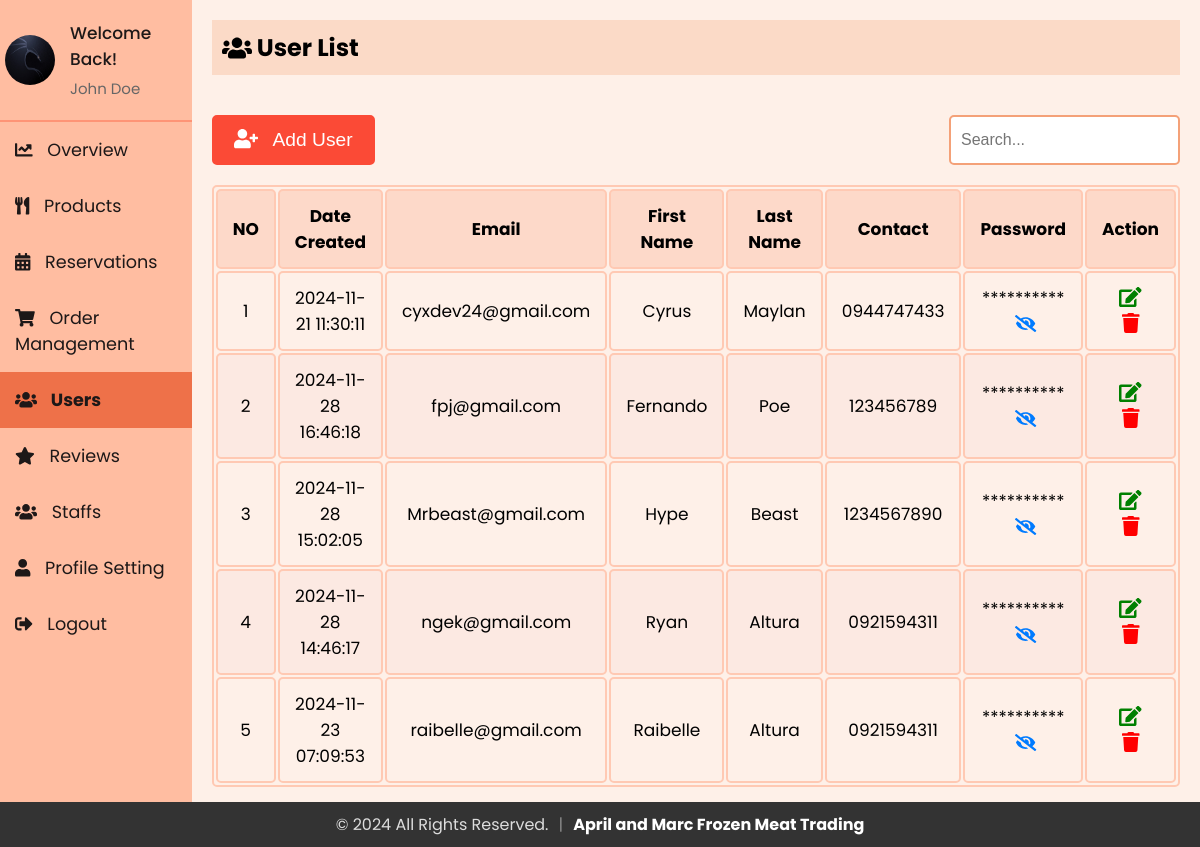
The app's page /admin/users.php (signed in) with its own data.
### tables this page shows
CREATE TABLE `staff` (
  `id` int(11) NOT NULL,
  `firstName` varchar(50) NOT NULL,
  `lastName` varchar(50) NOT NULL,
  `email` varchar(100) NOT NULL,
  `contact` varchar(15) DEFAULT NULL,
  `role` enum('superadmin','admin','delivery boy','waiter') NOT NULL,
  `password` varchar(255) NOT NULL,
  `createdAt` timestamp NOT NULL DEFAULT current_timestamp(),
  `updatedAt` timestamp NOT NULL DEFAULT current_timestamp() ON UPDATE current_timestamp(),
  `profile_image` varchar(255) NOT NULL DEFAULT 'default.jpg'
);

CREATE TABLE `users` (
  `email` varchar(255) NOT NULL,
  `firstName` varchar(255) NOT NULL,
  `lastName` varchar(255) NOT NULL,
  `contact` varchar(10) NOT NULL,
  `password` varchar(255) DEFAULT NULL,
  `dateCreated` timestamp NOT NULL DEFAULT current_timestamp(),
  `profile_image` varchar(255) NOT NULL DEFAULT 'default.jpg'
);

### admin/sidebar.php (called while the page is built, shortened)
<?php
include 'db_connection.php';
$admin_email = isset($_SESSION['email']) ? $_SESSION['email'] : '';
function getAdminInfo($email)
{
  global $conn;
  $stmt = $conn->prepare("SELECT firstName, lastName, email, profile_image FROM staff WHERE email = ?");
  $stmt->bind_param("s", $email);
  $stmt->execute();
  $stmt->bind_result($firstName, $lastName, $email,  $profile_image);
  return [
    'firstName' => $firstName ?: '',
    'lastName' => $lastName ?: '',
    'email' => $email ?: '',
    'profile_image' => $profile_image ?: 'default.jpg'
  ];
}
$admin_info = getAdminInfo($admin_email);
?>

### admin/users.php (the view, shortened to what this page needs)
<?php
include 'db_connection.php';
$search = '';
?>
<?php
include 'sidebar.php';
?>
<!DOCTYPE html>
<html lang="en">
<head>
  <link rel="stylesheet" href="https://cdnjs.cloudflare.com/ajax/libs/font-awesome/5.15.3/css/all.min.css">
  <link rel="stylesheet" href="admin_user.css">
  <link rel="stylesheet" href="sidebar.css">
</head>
<body>
  <div class="sidebar">
    <div class="profile-section">
      <img src="../uploads/<?php echo htmlspecialchars($admin_info['profile_image']); ?>" alt="Profile Picture">
      <div class="info">
        <h3>Welcome Back!</h3>
        <p><?php echo htmlspecialchars($admin_info['firstName']) . ' ' . htmlspecialchars($admin_info['lastName']); ?></p>
      </div>
    </div>
    <ul>
      <li><a href="index.php"><i class="fas fa-chart-line" style="margin-right: 10px;"></i> Overview</a></li>
      <li><a href="admin_menu.php" ><i class="fas fa-utensils" style="margin-right: 10px;"></i> Products</a></li>
      <li><a href="reservations.php"><i class="fas fa-calendar-alt" style="margin-right: 10px;"></i> Reservations</a></li>
      <li><a href="admin_orders.php"><i class="fas fa-shopping-cart" style="margin-right: 10px;"></i> Order Management</a></li>
      <li><a href="users.php" class="active"><i class="fas fa-users" style="margin-right: 10px;"></i> Users</a></li>
      <li><a href="reviews.php"><i class="fas fa-star" style="margin-right: 10px;"></i> Reviews</a></li>
      <li><a href="staffs.php" ><i class="fas fa-users" style="margin-right: 10px;"></i> Staffs</a></li>
      <li><a href="profile.php"><i class="fas fa-user" style="margin-right: 10px;"></i> Profile Setting</a></li>
      <li style="margin-right: 10px;"><a href="logout.php"><i class="fas fa-sign-out-alt" style="margin-right: 10px;"></i> Logout</a></li>
    </ul>
  </div>
  <div class="content">
    <div class="header">
      <h2><i class="fas fa-users"></i>&nbsp;User List</h2>
    </div>
    <div class="actions">
      <button onclick="openaddUserModal()"><i class="fas fa-user-plus"></i> &nbsp; Add User</button>
      <form method="POST" id="searchForm" class="search-bar">
        <input type="text" name="search" placeholder="Search..." value="<?php echo htmlspecialchars($search); ?>">
      </form>
    </div>
    <table id="userTable">
      <thead>
        <tr>
          <th>NO</th>
          <th>Date Created</th>
          <th>Email</th>
          <th>First Name</th>
          <th>Last Name</th>
          <th>Contact</th>
          <th>Password</th>
          <th>Action</th>
        </tr>
      </thead>
      <tbody>
      <?php
        $sql = "SELECT * FROM users";
        $result = $conn->query($sql);
        if ($result->num_rows > 0) {
          $counter = 1;
          while ($row = $result->fetch_assoc()) {
            $passwordMasked = str_repeat('*', 10);
            $passwordVisible = substr($row['password'], 0, 10);
            echo "<tr>
                      <td>{$counter}</td>
                      <td>{$row['dateCreated']}</td>
                      <td>{$row['email']}</td>
                      <td>{$row['firstName']}</td>
                      <td>{$row['lastName']}</td>
                      <td>{$row['contact']}</td>
                      <td>
                          <span class='password-masked'>{$passwordMasked}</span>
                          <span class='password-visible' style='display: none;'>{$passwordVisible}</span>
                          <i class='fas fa-eye-slash toggle-password' onclick='togglePassword(this)'></i>
                      </td>
                      <td>
                          <button id='editbtn' onclick='openEditUserModal(this)' data-email='{$row['email']}' data-firstname='{$row['firstName']}' data-lastname='{$row['lastName']}' data-contact='{$row['contact']}' data-password='{$row['password']}'><i class='fas fa-edit'></i></button>
                          <button id='deletebtn' onclick=\"deleteItem('{$row['email']}')\"><i class='fas fa-trash'></i></button>
                      </td>
                  </tr>";
            $counter++;
          }
        } else {
          echo "<tr><td colspan='8' style='text-align: center;'>No Users Found</td></tr>";
        }
      ?>
      </tbody>
    </table>
  </div>
</body>
</html>

### admin/admin_user.css (style rules this page uses)
* { margin: 0; padding: 0; }
body { background: #fef0e8; font-family: "Poppins", sans-serif; margin: 0; }
.content { margin-bottom: 40px; }
.actions { display: flex; justify-content: space-between; align-items: center; margin-top: 40px; margin-bottom: 20px; }
#userTable td { position: relative; }
#userTable .fa-eye, #userTable .fa-eye-slash { cursor: pointer; margin-left: 5px; color: #007bff; }
.search-bar input { padding: 14px 10px; font-size: 16px; border-radius: 5px; border: 2px solid #f4a178; cursor: pointer; outline: none; }
.header { padding: 10px; background-color: #fbdac7; margin-bottom: 20px; display: flex; align-items: center; }
table { width: 100%; border: 2px solid #ffc9b3; font-size: 17px; text-align: center; cursor: pointer; border-radius: 5px; }
table th, table td { padding: 12px 15px; border: 2px solid #ffc9b3; border-radius: 5px; }
table th { background-color: #fdd9c9; }
table tr:nth-of-type(even) { background-color: #fce9e2; }
button { background-color: #fb4a36; color: white; border: 2px solid #fb4a36; padding: 12px 20px; cursor: pointer; border-radius: 5px; transition: all 0.3s ease; font-size: 1.2rem; }
#editbtn, #deletebtn { font-size: 20px; background: none; border: none; padding: 0 0 0 0; outline: none; cursor: pointer; padding: 0 5px 0 5px; }
#editbtn { color: green; }
#deletebtn { color: red; }
.sidebar ul li a.active { font-weight: bold; }

### admin/sidebar.css (style rules this page uses)
* { margin: 0; padding: 0; box-sizing: border-box; }
body { background: #fef0e8; font-family: "Poppins", sans-serif; display: flex; flex-direction: row; margin: 0; }
.sidebar { width: 250px; background-color: #ffbda1; color: #1d1818; overflow: auto; position: relative; min-height: 100vh; font-size: 1.1rem }
.sidebar ul li a { display: block; padding: 15px; text-decoration: none; color: #1d1818; transition: background-color 0.3s; }
.sidebar ul li a.active { background-color:#ee7149; font-weight: bold; }
.sidebar ul { list-style-type: none; padding: 0; }
.content { flex: 1; padding: 20px; }
.header { padding: 10px; background-color: #fbdac7; margin-bottom: 20px; display: flex; align-items: center; }
.header h2 { display: flex; align-items: center; }
.profile-section { padding: 20px 5px 20px 5px; display: flex; align-items: center; border-bottom: 2px solid rgba(253, 108, 77, 0.5); }
.profile-section img { width: 50px; height: 50px; border-radius: 50%; margin-right: 15px; }
.profile-section .info { flex-grow: 1; }
.profile-section .info h3 { margin: 0; font-size: 17px; font-weight: 500; }
.profile-section .info p { margin: 5px 0 0; font-size: 15px; color: #666; }
.sidebar ul li a.active { font-weight: bold; }

### admin/users.php (style rules this page uses)
.sidebar ul li a.active { font-weight: bold; }

### records on screen
staff: profile_image (picture), firstName "John", lastName "Doe"
users: dateCreated "2024-11-21 11:30:11", email "cyxdev24@gmail.com", firstName "Cyrus", lastName "Maylan", contact "0944747433", passwordMasked "**********"
users: dateCreated "2024-11-28 16:46:18", email "fpj@gmail.com", firstName "Fernando", lastName "Poe", contact "123456789", passwordMasked "**********"
users: dateCreated "2024-11-28 15:02:05", email "Mrbeast@gmail.com", firstName "Hype", lastName "Beast", contact "1234567890", passwordMasked "**********"
users: dateCreated "2024-11-28 14:46:17", email "ngek@gmail.com", firstName "Ryan", lastName "Altura", contact "0921594311", passwordMasked "**********"
users: dateCreated "2024-11-23 07:09:53", email "raibelle@gmail.com", firstName "Raibelle", lastName "Altura", contact "0921594311", passwordMasked "**********"
